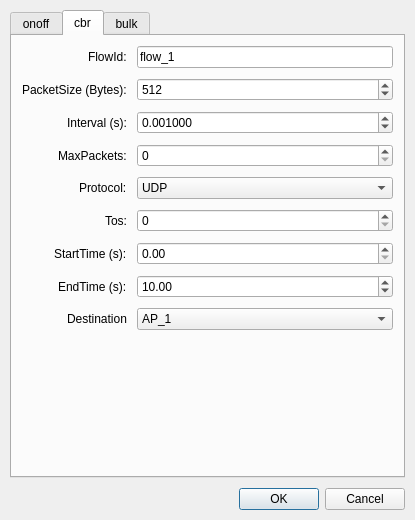
<?xml version="1.0" encoding="UTF-8"?>
<ui version="4.0">
 <class>flow_dialog</class>
 <widget class="QDialog" name="flow_dialog">
  <property name="geometry">
   <rect>
    <x>0</x>
    <y>0</y>
    <width>415</width>
    <height>520</height>
   </rect>
  </property>
  <property name="windowTitle">
   <string>Flow Configuration</string>
  </property>
  <layout class="QVBoxLayout" name="verticalLayout">
   <property name="spacing">
    <number>10</number>
   </property>
   <property name="leftMargin">
    <number>10</number>
   </property>
   <property name="topMargin">
    <number>10</number>
   </property>
   <property name="rightMargin">
    <number>10</number>
   </property>
   <property name="bottomMargin">
    <number>10</number>
   </property>
   <item>
    <widget class="QTabWidget" name="tabWidget">
     <property name="currentIndex">
      <number>1</number>
     </property>
     <widget class="QWidget" name="onoff">
      <attribute name="title">
       <string>onoff</string>
      </attribute>
      <layout class="QFormLayout" name="formLayout">
       <property name="labelAlignment">
        <set>Qt::AlignmentFlag::AlignRight|Qt::AlignmentFlag::AlignTrailing|Qt::AlignmentFlag::AlignVCenter</set>
       </property>
       <property name="horizontalSpacing">
        <number>10</number>
       </property>
       <property name="verticalSpacing">
        <number>10</number>
       </property>
       <property name="leftMargin">
        <number>10</number>
       </property>
       <property name="topMargin">
        <number>10</number>
       </property>
       <property name="rightMargin">
        <number>10</number>
       </property>
       <property name="bottomMargin">
        <number>10</number>
       </property>
       <item row="0" column="0">
        <widget class="QLabel" name="label_flowid_onoff">
         <property name="text">
          <string>FlowId:</string>
         </property>
        </widget>
       </item>
       <item row="0" column="1">
        <widget class="QLineEdit" name="lineEdit_flowid_onoff">
         <property name="text">
          <string>flow_1</string>
         </property>
        </widget>
       </item>
       <item row="1" column="0">
        <widget class="QLabel" name="label_datarate">
         <property name="text">
          <string>DataRate (Mbps):</string>
         </property>
        </widget>
       </item>
       <item row="1" column="1">
        <widget class="QDoubleSpinBox" name="doubleSpinBox_datarate">
         <property name="decimals">
          <number>3</number>
         </property>
         <property name="maximum">
          <double>10000.000000000000000</double>
         </property>
         <property name="value">
          <double>1.000000000000000</double>
         </property>
        </widget>
       </item>
       <item row="2" column="0">
        <widget class="QLabel" name="label_packetsize">
         <property name="text">
          <string>PacketSize (Bytes):</string>
         </property>
        </widget>
       </item>
       <item row="2" column="1">
        <widget class="QSpinBox" name="spinBox_packetsize">
         <property name="minimum">
          <number>1</number>
         </property>
         <property name="maximum">
          <number>65535</number>
         </property>
         <property name="value">
          <number>512</number>
         </property>
        </widget>
       </item>
       <item row="3" column="0">
        <widget class="QLabel" name="label_ontime">
         <property name="text">
          <string>OnTime:</string>
         </property>
        </widget>
       </item>
       <item row="3" column="1">
        <layout class="QHBoxLayout" name="horizontalLayout_ontime">
         <item>
          <widget class="QComboBox" name="comboBox_ontime_type">
           <item>
            <property name="text">
             <string>Constant</string>
            </property>
           </item>
           <item>
            <property name="text">
             <string>Uniform</string>
            </property>
           </item>
           <item>
            <property name="text">
             <string>Exponential</string>
            </property>
           </item>
           <item>
            <property name="text">
             <string>Normal</string>
            </property>
           </item>
           <item>
            <property name="text">
             <string>Gaussian</string>
            </property>
           </item>
          </widget>
         </item>
         <item>
          <widget class="QLineEdit" name="lineEdit_ontime_value">
           <property name="text">
            <string>1.0</string>
           </property>
           <property name="placeholderText">
            <string>Value (s)</string>
           </property>
          </widget>
         </item>
        </layout>
       </item>
       <item row="4" column="0">
        <widget class="QLabel" name="label_offtime">
         <property name="text">
          <string>OffTime:</string>
         </property>
        </widget>
       </item>
       <item row="4" column="1">
        <layout class="QHBoxLayout" name="horizontalLayout_offtime">
         <item>
          <widget class="QComboBox" name="comboBox_offtime_type">
           <item>
            <property name="text">
             <string>Constant</string>
            </property>
           </item>
           <item>
            <property name="text">
             <string>Uniform</string>
            </property>
           </item>
           <item>
            <property name="text">
             <string>Exponential</string>
            </property>
           </item>
           <item>
            <property name="text">
             <string>Normal</string>
            </property>
           </item>
           <item>
            <property name="text">
             <string>Gaussian</string>
            </property>
           </item>
          </widget>
         </item>
         <item>
          <widget class="QLineEdit" name="lineEdit_offtime_value">
           <property name="text">
            <string>1.0</string>
           </property>
           <property name="placeholderText">
            <string>Value (s)</string>
           </property>
          </widget>
         </item>
        </layout>
       </item>
       <item row="5" column="0">
        <widget class="QLabel" name="label_maxbytes">
         <property name="text">
          <string>MaxBytes:</string>
         </property>
        </widget>
       </item>
       <item row="5" column="1">
        <widget class="QSpinBox" name="spinBox_maxbytes">
         <property name="maximum">
          <number>2147483647</number>
         </property>
         <property name="value">
          <number>0</number>
         </property>
        </widget>
       </item>
       <item row="6" column="0">
        <widget class="QLabel" name="label_protocol">
         <property name="text">
          <string>Protocol:</string>
         </property>
        </widget>
       </item>
       <item row="6" column="1">
        <widget class="QComboBox" name="comboBox_protocol">
         <item>
          <property name="text">
           <string>UDP</string>
          </property>
         </item>
         <item>
          <property name="text">
           <string>TCP</string>
          </property>
         </item>
        </widget>
       </item>
       <item row="7" column="0">
        <widget class="QLabel" name="label_tos">
         <property name="text">
          <string>Tos:</string>
         </property>
        </widget>
       </item>
       <item row="7" column="1">
        <widget class="QSpinBox" name="spinBox_tos">
         <property name="maximum">
          <number>255</number>
         </property>
         <property name="value">
          <number>0</number>
         </property>
        </widget>
       </item>
       <item row="9" column="0">
        <widget class="QLabel" name="label_starttime_onoff">
         <property name="text">
          <string>StartTime (s):</string>
         </property>
        </widget>
       </item>
       <item row="9" column="1">
        <widget class="QDoubleSpinBox" name="doubleSpinBox_starttime_onoff">
         <property name="maximum">
          <double>10000.000000000000000</double>
         </property>
         <property name="value">
          <double>0.000000000000000</double>
         </property>
        </widget>
       </item>
       <item row="10" column="0">
        <widget class="QLabel" name="label_endtime_onoff">
         <property name="text">
          <string>EndTime (s):</string>
         </property>
        </widget>
       </item>
       <item row="10" column="1">
        <widget class="QDoubleSpinBox" name="doubleSpinBox_endtime_onoff">
         <property name="maximum">
          <double>10000.000000000000000</double>
         </property>
         <property name="value">
          <double>10.000000000000000</double>
         </property>
        </widget>
       </item>
       <item row="11" column="1">
        <widget class="QComboBox" name="comboBox_direction_onoff">
         <item>
          <property name="text">
           <string>AP_1</string>
          </property>
         </item>
        </widget>
       </item>
       <item row="11" column="0">
        <widget class="QLabel" name="label_direction_onoff">
         <property name="text">
          <string>Destination</string>
         </property>
        </widget>
       </item>
      </layout>
     </widget>
     <widget class="QWidget" name="cbr">
      <attribute name="title">
       <string>cbr</string>
      </attribute>
      <layout class="QFormLayout" name="formLayout_cbr">
       <property name="labelAlignment">
        <set>Qt::AlignmentFlag::AlignRight|Qt::AlignmentFlag::AlignTrailing|Qt::AlignmentFlag::AlignVCenter</set>
       </property>
       <property name="horizontalSpacing">
        <number>10</number>
       </property>
       <property name="verticalSpacing">
        <number>10</number>
       </property>
       <property name="leftMargin">
        <number>10</number>
       </property>
       <property name="topMargin">
        <number>10</number>
       </property>
       <property name="rightMargin">
        <number>10</number>
       </property>
       <property name="bottomMargin">
        <number>10</number>
       </property>
       <item row="0" column="0">
        <widget class="QLabel" name="label_flowid_cbr">
         <property name="text">
          <string>FlowId:</string>
         </property>
        </widget>
       </item>
       <item row="0" column="1">
        <widget class="QLineEdit" name="lineEdit_flowid_cbr">
         <property name="text">
          <string>flow_1</string>
         </property>
        </widget>
       </item>
       <item row="1" column="0">
        <widget class="QLabel" name="label_packetsize_cbr">
         <property name="text">
          <string>PacketSize (Bytes):</string>
         </property>
        </widget>
       </item>
       <item row="1" column="1">
        <widget class="QSpinBox" name="spinBox_packetsize_cbr">
         <property name="minimum">
          <number>1</number>
         </property>
         <property name="maximum">
          <number>65535</number>
         </property>
         <property name="value">
          <number>512</number>
         </property>
        </widget>
       </item>
       <item row="2" column="0">
        <widget class="QLabel" name="label_interval_cbr">
         <property name="text">
          <string>Interval (s):</string>
         </property>
        </widget>
       </item>
       <item row="2" column="1">
        <widget class="QDoubleSpinBox" name="doubleSpinBox_interval_cbr">
         <property name="decimals">
          <number>6</number>
         </property>
         <property name="maximum">
          <double>1000.000000000000000</double>
         </property>
         <property name="value">
          <double>0.001000000000000</double>
         </property>
        </widget>
       </item>
       <item row="3" column="0">
        <widget class="QLabel" name="label_maxpackets_cbr">
         <property name="text">
          <string>MaxPackets:</string>
         </property>
        </widget>
       </item>
       <item row="3" column="1">
        <widget class="QSpinBox" name="spinBox_maxpackets_cbr">
         <property name="maximum">
          <number>2147483647</number>
         </property>
         <property name="value">
          <number>0</number>
         </property>
        </widget>
       </item>
       <item row="4" column="0">
        <widget class="QLabel" name="label_protocol_cbr">
         <property name="text">
          <string>Protocol:</string>
         </property>
        </widget>
       </item>
       <item row="4" column="1">
        <widget class="QComboBox" name="comboBox_protocol_cbr">
         <item>
          <property name="text">
           <string>UDP</string>
          </property>
         </item>
         <item>
          <property name="text">
           <string>TCP</string>
          </property>
         </item>
        </widget>
       </item>
       <item row="5" column="0">
        <widget class="QLabel" name="label_tos_cbr">
         <property name="text">
          <string>Tos:</string>
         </property>
        </widget>
       </item>
       <item row="5" column="1">
        <widget class="QSpinBox" name="spinBox_tos_cbr">
         <property name="maximum">
          <number>255</number>
         </property>
         <property name="value">
          <number>0</number>
         </property>
        </widget>
       </item>
       <item row="6" column="0">
        <widget class="QLabel" name="label_starttime_cbr">
         <property name="text">
          <string>StartTime (s):</string>
         </property>
        </widget>
       </item>
       <item row="6" column="1">
        <widget class="QDoubleSpinBox" name="doubleSpinBox_starttime_cbr">
         <property name="maximum">
          <double>10000.000000000000000</double>
         </property>
         <property name="value">
          <double>0.000000000000000</double>
         </property>
        </widget>
       </item>
       <item row="7" column="0">
        <widget class="QLabel" name="label_endtime_cbr">
         <property name="text">
          <string>EndTime (s):</string>
         </property>
        </widget>
       </item>
       <item row="7" column="1">
        <widget class="QDoubleSpinBox" name="doubleSpinBox_endtime_cbr">
         <property name="maximum">
          <double>10000.000000000000000</double>
         </property>
         <property name="value">
          <double>10.000000000000000</double>
         </property>
        </widget>
       </item>
       <item row="8" column="0">
        <widget class="QLabel" name="label_direction_cbr">
         <property name="text">
          <string>Destination</string>
         </property>
        </widget>
       </item>
       <item row="8" column="1">
        <widget class="QComboBox" name="comboBox_direction_cbr">
         <item>
          <property name="text">
           <string>AP_1</string>
          </property>
         </item>
        </widget>
       </item>
      </layout>
     </widget>
     <widget class="QWidget" name="bulk">
      <attribute name="title">
       <string>bulk</string>
      </attribute>
      <layout class="QFormLayout" name="formLayout_bulk">
       <property name="labelAlignment">
        <set>Qt::AlignmentFlag::AlignRight|Qt::AlignmentFlag::AlignTrailing|Qt::AlignmentFlag::AlignVCenter</set>
       </property>
       <property name="horizontalSpacing">
        <number>10</number>
       </property>
       <property name="verticalSpacing">
        <number>10</number>
       </property>
       <property name="leftMargin">
        <number>10</number>
       </property>
       <property name="topMargin">
        <number>10</number>
       </property>
       <property name="rightMargin">
        <number>10</number>
       </property>
       <property name="bottomMargin">
        <number>10</number>
       </property>
       <item row="1" column="0">
        <widget class="QLabel" name="label_maxbytes_bulk">
         <property name="text">
          <string>MaxBytes:</string>
         </property>
        </widget>
       </item>
       <item row="1" column="1">
        <widget class="QSpinBox" name="spinBox_maxbytes_bulk">
         <property name="maximum">
          <number>2147483647</number>
         </property>
         <property name="value">
          <number>0</number>
         </property>
        </widget>
       </item>
       <item row="2" column="0">
        <widget class="QLabel" name="label_protocol_bulk">
         <property name="text">
          <string>Protocol:</string>
         </property>
        </widget>
       </item>
       <item row="2" column="1">
        <widget class="QComboBox" name="comboBox_protocol_bulk">
         <item>
          <property name="text">
           <string>UDP</string>
          </property>
         </item>
         <item>
          <property name="text">
           <string>TCP</string>
          </property>
         </item>
        </widget>
       </item>
       <item row="3" column="0">
        <widget class="QLabel" name="label_tos_bulk">
         <property name="text">
          <string>Tos:</string>
         </property>
        </widget>
       </item>
       <item row="3" column="1">
        <widget class="QSpinBox" name="spinBox_tos_bulk">
         <property name="maximum">
          <number>255</number>
         </property>
         <property name="value">
          <number>0</number>
         </property>
        </widget>
       </item>
       <item row="0" column="0">
        <widget class="QLabel" name="label_flowid_bulk">
         <property name="text">
          <string>FlowId:</string>
         </property>
        </widget>
       </item>
       <item row="0" column="1">
        <widget class="QLineEdit" name="lineEdit_flowid_bulk">
         <property name="text">
          <string>flow_1</string>
         </property>
        </widget>
       </item>
       <item row="4" column="0">
        <widget class="QLabel" name="label_starttime_bulk">
         <property name="text">
          <string>StartTime (s):</string>
         </property>
        </widget>
       </item>
       <item row="4" column="1">
        <widget class="QDoubleSpinBox" name="doubleSpinBox_starttime_bulk">
         <property name="maximum">
          <double>10000.000000000000000</double>
         </property>
         <property name="value">
          <double>0.000000000000000</double>
         </property>
        </widget>
       </item>
       <item row="5" column="0">
        <widget class="QLabel" name="label_endtime_bulk">
         <property name="text">
          <string>EndTime (s):</string>
         </property>
        </widget>
       </item>
       <item row="5" column="1">
        <widget class="QDoubleSpinBox" name="doubleSpinBox_endtime_bulk">
         <property name="maximum">
          <double>10000.000000000000000</double>
         </property>
         <property name="value">
          <double>10.000000000000000</double>
         </property>
        </widget>
       </item>
       <item row="6" column="0">
        <widget class="QLabel" name="label_direction_bulk">
         <property name="text">
          <string>Destination</string>
         </property>
        </widget>
       </item>
       <item row="6" column="1">
        <widget class="QComboBox" name="comboBox_direction_bulk">
         <item>
          <property name="text">
           <string>AP_1</string>
          </property>
         </item>
        </widget>
       </item>
      </layout>
     </widget>
    </widget>
   </item>
   <item>
    <widget class="QDialogButtonBox" name="buttonBox">
     <property name="orientation">
      <enum>Qt::Orientation::Horizontal</enum>
     </property>
     <property name="standardButtons">
      <set>QDialogButtonBox::StandardButton::Cancel|QDialogButtonBox::StandardButton::Ok</set>
     </property>
    </widget>
   </item>
  </layout>
 </widget>
 <resources/>
 <connections>
  <connection>
   <sender>buttonBox</sender>
   <signal>accepted()</signal>
   <receiver>flow_dialog</receiver>
   <slot>accept()</slot>
   <hints>
    <hint type="sourcelabel">
     <x>248</x>
     <y>254</y>
    </hint>
    <hint type="destinationlabel">
     <x>157</x>
     <y>274</y>
    </hint>
   </hints>
  </connection>
  <connection>
   <sender>buttonBox</sender>
   <signal>rejected()</signal>
   <receiver>flow_dialog</receiver>
   <slot>reject()</slot>
   <hints>
    <hint type="sourcelabel">
     <x>316</x>
     <y>260</y>
    </hint>
    <hint type="destinationlabel">
     <x>286</x>
     <y>274</y>
    </hint>
   </hints>
  </connection>
 </connections>
</ui>
